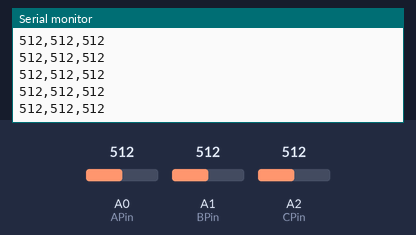
A sketch run on a simulated Arduino Uno, built with avr-gcc and run on an emulated ATmega328P. Shown: the last lines printed to the serial monitor. The test bench sets the inputs (shaded band); at power-on: A0 (APin) = 512, A1 (BPin) = 512, A2 (CPin) = 512.

Above: at 1.2 s.
1.3 s: A0 (APin) set to 983
At 2.2 s:
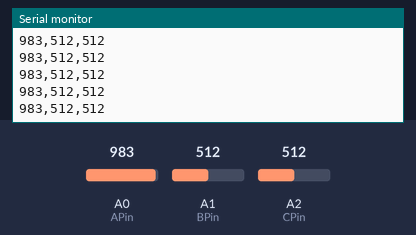
4.3 s: A0 (APin) set to 1010
At 4.9 s:
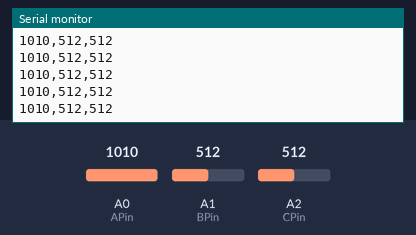
Timing chart, 0 to 7.3 s (numbered marks = the images above; inputs shaded):
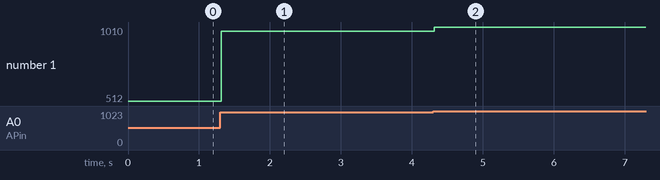

Measured:
- after the input at 1.3 s, the serial monitor: prints a new line at once (image 1)
- after the input at 4.3 s, the serial monitor: prints a new line at once (image 2)
- plotted number 1: 512 → 983 after the input at 1.3 s, 983 → 1010 after the input at 4.3 s

The sketch:

three_sensors.ino
```cpp
#include <util/delay.h>

//  Variables
int APin = 0;       // Sensor1 connected to ANALOG PIN 0
int BPin = 1;       // Sensor2 connected to ANALOG PIN 1
int CPin = 2;       // Sensor3 connected to ANALOG PIN 2
long int baudrate = 115200;

unsigned int aVal = 0;
unsigned int bVal = 0;
unsigned int cVal = 0;

// To compute: inter_sample_interval_us
//int(round(float(1000/sampling_rate))) ->use this formula to calculate. Here it can not be made dymanic due to library limitation
// Also account for the average processing delay, and substract from the value, e.g. for 250 sampling rate, 4 - 1.0
// 0.1 -> ADC, 0.2 - serial.Print, 0.1 - Misc
double inter_sample_interval_us = 3.0;


// The SetUp Function:
void setup() {
   Serial.begin(baudrate);         // Set's up Serial Communication at certain speed.
   pinMode(APin, INPUT);
   pinMode(BPin, INPUT);
   pinMode(CPin, INPUT);
}

// The Main Loop Function
void loop() {
    aVal = analogRead(APin);  // Read the Sensor1 value. Assign this value to the "aVal" variable.
    bVal = analogRead(BPin);  // Read the Sensor2 value. Assign this value to the "bVal" variable.
    cVal = analogRead(CPin);  // Read the Sensor3 value. Assign this value to the "cVal" variable.
    Serial.print(aVal);                    // Send the aVal value to Serial.
    Serial.print(",");
    Serial.print(bVal);                    // Send the bVal value to Serial.
    Serial.print(",");
    Serial.println(cVal);                    // Send the cVal value to Serial.
    noInterrupts();
    _delay_ms(inter_sample_interval_us);
    interrupts();
}
```
